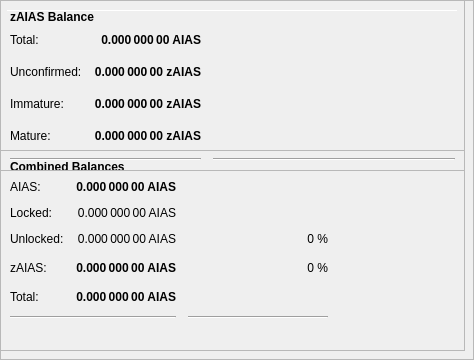
        <widget class="QFrame" name="frameObfuscation">
         <property name="minimumSize">
          <size>
           <width>0</width>
           <height>350</height>
          </size>
         </property>
         <property name="layoutDirection">
          <enum>Qt::LeftToRight</enum>
         </property>
         <property name="frameShape">
          <enum>QFrame::StyledPanel</enum>
         </property>
         <property name="frameShadow">
          <enum>QFrame::Raised</enum>
         </property>
         <widget class="QPushButton" name="runAutoDenom">
          <property name="geometry">
           <rect>
            <x>251</x>
            <y>17</y>
            <width>1</width>
            <height>1</height>
           </rect>
          </property>
          <property name="palette">
           <palette>
            <active>
             <colorrole role="WindowText">
              <brush brushstyle="SolidPattern">
               <color alpha="255">
                <red>0</red>
                <green>0</green>
                <blue>0</blue>
               </color>
              </brush>
             </colorrole>
             <colorrole role="Button">
              <brush brushstyle="SolidPattern">
               <color alpha="255">
                <red>239</red>
                <green>238</green>
                <blue>238</blue>
               </color>
              </brush>
             </colorrole>
             <colorrole role="Light">
              <brush brushstyle="SolidPattern">
               <color alpha="255">
                <red>255</red>
                <green>255</green>
                <blue>255</blue>
               </color>
              </brush>
             </colorrole>
             <colorrole role="Midlight">
              <brush brushstyle="SolidPattern">
               <color alpha="255">
                <red>247</red>
                <green>246</green>
                <blue>246</blue>
               </color>
              </brush>
             </colorrole>
             <colorrole role="Dark">
              <brush brushstyle="SolidPattern">
               <color alpha="255">
                <red>119</red>
                <green>119</green>
                <blue>119</blue>
               </color>
              </brush>
             </colorrole>
             <colorrole role="Mid">
              <brush brushstyle="SolidPattern">
               <color alpha="255">
                <red>159</red>
                <green>159</green>
                <blue>159</blue>
               </color>
              </brush>
             </colorrole>
             <colorrole role="Text">
              <brush brushstyle="SolidPattern">
               <color alpha="255">
                <red>0</red>
                <green>0</green>
                <blue>0</blue>
               </color>
              </brush>
             </colorrole>
             <colorrole role="BrightText">
              <brush brushstyle="SolidPattern">
               <color alpha="255">
                <red>255</red>
                <green>255</green>
                <blue>255</blue>
               </color>
              </brush>
             </colorrole>
             <colorrole role="ButtonText">
              <brush brushstyle="SolidPattern">
               <color alpha="255">
                <red>0</red>
                <green>0</green>
                <blue>0</blue>
               </color>
              </brush>
             </colorrole>
             <colorrole role="Base">
              <brush brushstyle="SolidPattern">
               <color alpha="255">
                <red>255</red>
                <green>255</green>
                <blue>255</blue>
               </color>
              </brush>
             </colorrole>
             <colorrole role="Window">
              <brush brushstyle="SolidPattern">
               <color alpha="255">
                <red>239</red>
                <green>238</green>
                <blue>238</blue>
               </color>
              </brush>
             </colorrole>
             <colorrole role="Shadow">
              <brush brushstyle="SolidPattern">
               <color alpha="255">
                <red>0</red>
                <green>0</green>
                <blue>0</blue>
               </color>
              </brush>
             </colorrole>
             <colorrole role="AlternateBase">
              <brush brushstyle="SolidPattern">
               <color alpha="255">
                <red>247</red>
                <green>246</green>
                <blue>246</blue>
               </color>
              </brush>
             </colorrole>
             <colorrole role="ToolTipBase">
              <brush brushstyle="SolidPattern">
               <color alpha="255">
                <red>255</red>
                <green>255</green>
                <blue>220</blue>
               </color>
              </brush>
             </colorrole>
             <colorrole role="ToolTipText">
              <brush brushstyle="SolidPattern">
               <color alpha="255">
                <red>0</red>
                <green>0</green>
                <blue>0</blue>
               </color>
              </brush>
             </colorrole>
            </active>
            <inactive>
             <colorrole role="WindowText">
              <brush brushstyle="SolidPattern">
               <color alpha="255">
                <red>0</red>
                <green>0</green>
                <blue>0</blue>
               </color>
              </brush>
             </colorrole>
             <colorrole role="Button">
              <brush brushstyle="SolidPattern">
               <color alpha="255">
                <red>239</red>
                <green>238</green>
                <blue>238</blue>
               </color>
              </brush>
             </colorrole>
             <colorrole role="Light">
              <brush brushstyle="SolidPattern">
               <color alpha="255">
                <red>255</red>
                <green>255</green>
                <blue>255</blue>
               </color>
              </brush>
             </colorrole>
             <colorrole role="Midlight">
              <brush brushstyle="SolidPattern">
               <color alpha="255">
                <red>247</red>
                <green>246</green>
                <blue>246</blue>
               </color>
              </brush>
             </colorrole>
             <colorrole role="Dark">
              <brush brushstyle="SolidPattern">
               <color alpha="255">
                <red>119</red>
                <green>119</green>
                <blue>119</blue>
               </color>
              </brush>
             </colorrole>
             <colorrole role="Mid">
              <brush brushstyle="SolidPattern">
               <color alpha="255">
                <red>159</red>
                <green>159</green>
                <blue>159</blue>
               </color>
              </brush>
             </colorrole>
             <colorrole role="Text">
              <brush brushstyle="SolidPattern">
               <color alpha="255">
                <red>0</red>
                <green>0</green>
                <blue>0</blue>
               </color>
              </brush>
             </colorrole>
             <colorrole role="BrightText">
              <brush brushstyle="SolidPattern">
               <color alpha="255">
                <red>255</red>
                <green>255</green>
                <blue>255</blue>
               </color>
              </brush>
             </colorrole>
             <colorrole role="ButtonText">
              <brush brushstyle="SolidPattern">
               <color alpha="255">
                <red>0</red>
                <green>0</green>
                <blue>0</blue>
               </color>
              </brush>
             </colorrole>
             <colorrole role="Base">
              <brush brushstyle="SolidPattern">
               <color alpha="255">
                <red>255</red>
                <green>255</green>
                <blue>255</blue>
               </color>
              </brush>
             </colorrole>
             <colorrole role="Window">
              <brush brushstyle="SolidPattern">
               <color alpha="255">
                <red>239</red>
                <green>238</green>
                <blue>238</blue>
               </color>
              </brush>
             </colorrole>
             <colorrole role="Shadow">
              <brush brushstyle="SolidPattern">
               <color alpha="255">
                <red>0</red>
                <green>0</green>
                <blue>0</blue>
               </color>
              </brush>
             </colorrole>
             <colorrole role="AlternateBase">
              <brush brushstyle="SolidPattern">
               <color alpha="255">
                <red>247</red>
                <green>246</green>
                <blue>246</blue>
               </color>
              </brush>
             </colorrole>
             <colorrole role="ToolTipBase">
              <brush brushstyle="SolidPattern">
               <color alpha="255">
                <red>255</red>
                <green>255</green>
                <blue>220</blue>
               </color>
              </brush>
             </colorrole>
             <colorrole role="ToolTipText">
              <brush brushstyle="SolidPattern">
               <color alpha="255">
                <red>0</red>
                <green>0</green>
                <blue>0</blue>
               </color>
              </brush>
             </colorrole>
            </inactive>
            <disabled>
             <colorrole role="WindowText">
              <brush brushstyle="SolidPattern">
               <color alpha="255">
                <red>119</red>
                <green>119</green>
                <blue>119</blue>
               </color>
              </brush>
             </colorrole>
             <colorrole role="Button">
              <brush brushstyle="SolidPattern">
               <color alpha="255">
                <red>239</red>
                <green>238</green>
                <blue>238</blue>
               </color>
              </brush>
             </colorrole>
             <colorrole role="Light">
              <brush brushstyle="SolidPattern">
               <color alpha="255">
                <red>255</red>
                <green>255</green>
                <blue>255</blue>
               </color>
              </brush>
             </colorrole>
             <colorrole role="Midlight">
              <brush brushstyle="SolidPattern">
               <color alpha="255">
                <red>247</red>
                <green>246</green>
                <blue>246</blue>
               </color>
              </brush>
             </colorrole>
             <colorrole role="Dark">
              <brush brushstyle="SolidPattern">
               <color alpha="255">
                <red>119</red>
                <green>119</green>
                <blue>119</blue>
               </color>
              </brush>
             </colorrole>
             <colorrole role="Mid">
              <brush brushstyle="SolidPattern">
               <color alpha="255">
                <red>159</red>
                <green>159</green>
                <blue>159</blue>
               </color>
              </brush>
             </colorrole>
             <colorrole role="Text">
              <brush brushstyle="SolidPattern">
               <color alpha="255">
                <red>119</red>
                <green>119</green>
                <blue>119</blue>
               </color>
              </brush>
             </colorrole>
             <colorrole role="BrightText">
              <brush brushstyle="SolidPattern">
               <color alpha="255">
                <red>255</red>
                <green>255</green>
                <blue>255</blue>
               </color>
              </brush>
             </colorrole>
             <colorrole role="ButtonText">
              <brush brushstyle="SolidPattern">
               <color alpha="255">
                <red>119</red>
                <green>119</green>
                <blue>119</blue>
               </color>
              </brush>
             </colorrole>
             <colorrole role="Base">
              <brush brushstyle="SolidPattern">
               <color alpha="255">
                <red>239</red>
                <green>238</green>
                <blue>238</blue>
               </color>
              </brush>
             </colorrole>
             <colorrole role="Window">
              <brush brushstyle="SolidPattern">
               <color alpha="255">
                <red>239</red>
                <green>238</green>
                <blue>238</blue>
               </color>
              </brush>
             </colorrole>
             <colorrole role="Shadow">
              <brush brushstyle="SolidPattern">
               <color alpha="255">
                <red>0</red>
                <green>0</green>
                <blue>0</blue>
               </color>
              </brush>
             </colorrole>
             <colorrole role="AlternateBase">
              <brush brushstyle="SolidPattern">
               <color alpha="255">
                <red>239</red>
                <green>238</green>
                <blue>238</blue>
               </color>
              </brush>
             </colorrole>
             <colorrole role="ToolTipBase">
              <brush brushstyle="SolidPattern">
               <color alpha="255">
                <red>255</red>
                <green>255</green>
                <blue>220</blue>
               </color>
              </brush>
             </colorrole>
             <colorrole role="ToolTipText">
              <brush brushstyle="SolidPattern">
               <color alpha="255">
                <red>0</red>
                <green>0</green>
                <blue>0</blue>
               </color>
              </brush>
             </colorrole>
            </disabled>
           </palette>
          </property>
          <property name="focusPolicy">
           <enum>Qt::NoFocus</enum>
          </property>
          <property name="autoFillBackground">
           <bool>true</bool>
          </property>
          <property name="text">
           <string/>
          </property>
          <property name="flat">
           <bool>true</bool>
          </property>
         </widget>
         <widget class="Line" name="line">
          <property name="geometry">
           <rect>
            <x>7</x>
            <y>10</y>
            <width>451</width>
            <height>1</height>
           </rect>
          </property>
          <property name="orientation">
           <enum>Qt::Horizontal</enum>
          </property>
         </widget>
         <widget class="QFrame" name="frame_3">
          <property name="geometry">
           <rect>
            <x>0</x>
            <y>150</y>
            <width>465</width>
            <height>201</height>
           </rect>
          </property>
          <property name="frameShape">
           <enum>QFrame::StyledPanel</enum>
          </property>
          <property name="frameShadow">
           <enum>QFrame::Raised</enum>
          </property>
          <layout class="QVBoxLayout" name="verticalLayout_5">
           <item>
            <layout class="QHBoxLayout" name="horizontalLayout_5" stretch="0">
             <item>
              <widget class="QLabel" name="label_5z">
               <property name="maximumSize">
                <size>
                 <width>16777215</width>
                 <height>20</height>
                </size>
               </property>
               <property name="font">
                <font>
                 <weight>75</weight>
                 <bold>true</bold>
                </font>
               </property>
               <property name="toolTip">
                <string>Combined Balances (including unconfirmed and immature coins)</string>
               </property>
               <property name="text">
                <string>&lt;html&gt;&lt;head/&gt;&lt;body&gt;&lt;p&gt;Combined Balances&lt;/p&gt;&lt;/body&gt;&lt;/html&gt;</string>
               </property>
              </widget>
             </item>
            </layout>
           </item>
           <item>
            <layout class="QGridLayout" name="gridLayout_3">
             <property name="spacing">
              <number>12</number>
             </property>
             <item row="7" column="0" colspan="2">
              <widget class="Line" name="lineSpendableBalance_3">
               <property name="orientation">
                <enum>Qt::Horizontal</enum>
               </property>
              </widget>
             </item>
             <item row="7" column="2">
              <widget class="Line" name="lineWatchBalance_3">
               <property name="sizePolicy">
                <sizepolicy hsizetype="Preferred" vsizetype="Fixed">
                 <horstretch>0</horstretch>
                 <verstretch>0</verstretch>
                </sizepolicy>
               </property>
               <property name="minimumSize">
                <size>
                 <width>140</width>
                 <height>0</height>
                </size>
               </property>
               <property name="orientation">
                <enum>Qt::Horizontal</enum>
               </property>
              </widget>
             </item>
             <item row="4" column="1">
              <widget class="QLabel" name="labelzBalancez">
               <property name="font">
                <font>
                 <weight>75</weight>
                 <bold>true</bold>
                </font>
               </property>
               <property name="cursor">
                <cursorShape>IBeamCursor</cursorShape>
               </property>
               <property name="toolTip">
                <string>Total of transactions that have yet to be confirmed, and do not yet count toward the spendable balance</string>
               </property>
               <property name="text">
                <string notr="true">0.000 000 00 AIAS</string>
               </property>
               <property name="alignment">
                <set>Qt::AlignRight|Qt::AlignTrailing|Qt::AlignVCenter</set>
               </property>
               <property name="textInteractionFlags">
                <set>Qt::LinksAccessibleByMouse|Qt::TextSelectableByKeyboard|Qt::TextSelectableByMouse</set>
               </property>
              </widget>
             </item>
             <item row="6" column="1">
              <widget class="QLabel" name="labelTotalz">
               <property name="font">
                <font>
                 <weight>75</weight>
                 <bold>true</bold>
                </font>
               </property>
               <property name="cursor">
                <cursorShape>IBeamCursor</cursorShape>
               </property>
               <property name="toolTip">
                <string>Total Balance, including unconfirmed and immature coins.</string>
               </property>
               <property name="text">
                <string notr="true">0.000 000 00 AIAS</string>
               </property>
               <property name="alignment">
                <set>Qt::AlignRight|Qt::AlignTrailing|Qt::AlignVCenter</set>
               </property>
               <property name="textInteractionFlags">
                <set>Qt::LinksAccessibleByMouse|Qt::TextSelectableByKeyboard|Qt::TextSelectableByMouse</set>
               </property>
              </widget>
             </item>
             <item row="4" column="3">
              <spacer name="horizontalSpacer_6">
               <property name="orientation">
                <enum>Qt::Horizontal</enum>
               </property>
               <property name="sizeHint" stdset="0">
                <size>
                 <width>40</width>
                 <height>20</height>
                </size>
               </property>
              </spacer>
             </item>
             <item row="6" column="0">
              <widget class="QLabel" name="labelTotalTextz">
               <property name="text">
                <string>Total:</string>
               </property>
              </widget>
             </item>
             <item row="1" column="0">
              <widget class="QLabel" name="labelBalanceTextz">
               <property name="text">
                <string>AIAS:</string>
               </property>
              </widget>
             </item>
             <item row="1" column="1">
              <widget class="QLabel" name="labelBalancez">
               <property name="font">
                <font>
                 <weight>75</weight>
                 <bold>true</bold>
                </font>
               </property>
               <property name="cursor">
                <cursorShape>IBeamCursor</cursorShape>
               </property>
               <property name="toolTip">
                <string>Your current spendable balance</string>
               </property>
               <property name="text">
                <string notr="true">0.000 000 00 AIAS</string>
               </property>
               <property name="alignment">
                <set>Qt::AlignRight|Qt::AlignTrailing|Qt::AlignVCenter</set>
               </property>
               <property name="textInteractionFlags">
                <set>Qt::LinksAccessibleByMouse|Qt::TextSelectableByKeyboard|Qt::TextSelectableByMouse</set>
               </property>
              </widget>
             </item>
             <item row="4" column="0">
              <widget class="QLabel" name="labelzBalanceTextz">
               <property name="toolTip">
                <string/>
               </property>
               <property name="text">
                <string>zAIAS:</string>
               </property>
              </widget>
             </item>
             <item row="4" column="2">
              <widget class="QLabel" name="labelzAIASPercent">
               <property name="toolTip">
                <string>Current percentage of zAIAS.
If AutoMint is enabled this percentage will settle around the configured AutoMint percentage (default = 10%)</string>
               </property>
               <property name="text">
                <string>0 %</string>
               </property>
               <property name="alignment">
                <set>Qt::AlignRight|Qt::AlignTrailing|Qt::AlignVCenter</set>
               </property>
              </widget>
             </item>
             <item row="6" column="2">
              <widget class="QLabel" name="label100Percent">
               <property name="text">
                <string/>
               </property>
               <property name="alignment">
                <set>Qt::AlignRight|Qt::AlignTrailing|Qt::AlignVCenter</set>
               </property>
              </widget>
             </item>
             <item row="2" column="1">
              <widget class="QLabel" name="labelLockedBalance">
               <property name="toolTip">
                <string>Locked AIAS or Masternode collaterals. These are excluded from AIAS minting.</string>
               </property>
               <property name="text">
                <string>0.000 000 00 AIAS</string>
               </property>
               <property name="alignment">
                <set>Qt::AlignRight|Qt::AlignTrailing|Qt::AlignVCenter</set>
               </property>
              </widget>
             </item>
             <item row="2" column="0">
              <widget class="QLabel" name="labelLockedBalanceText">
               <property name="toolTip">
                <string>Locked AIAS or Masternode collaterals. These are excluded from AIAS minting.</string>
               </property>
               <property name="text">
                <string>Locked:</string>
               </property>
              </widget>
             </item>
             <item row="3" column="0">
              <widget class="QLabel" name="labelUnLockedBalanceText">
               <property name="toolTip">
                <string>Unlocked AIASs. These can be used for AIAS minting.</string>
               </property>
               <property name="text">
                <string>Unlocked:</string>
               </property>
              </widget>
             </item>
             <item row="3" column="1">
              <widget class="QLabel" name="labelUnLockedBalance">
               <property name="toolTip">
                <string>Unlocked AIASs. These can be used for AIAS minting.</string>
               </property>
               <property name="text">
                <string>0.000 000 00 AIAS</string>
               </property>
               <property name="alignment">
                <set>Qt::AlignRight|Qt::AlignTrailing|Qt::AlignVCenter</set>
               </property>
              </widget>
             </item>
             <item row="3" column="2">
              <widget class="QLabel" name="labelAIASPercent">
               <property name="text">
                <string>0 %</string>
               </property>
               <property name="alignment">
                <set>Qt::AlignRight|Qt::AlignTrailing|Qt::AlignVCenter</set>
               </property>
              </widget>
             </item>
            </layout>
           </item>
           <item>
            <spacer name="verticalSpacer">
             <property name="orientation">
              <enum>Qt::Vertical</enum>
             </property>
             <property name="sizeHint" stdset="0">
              <size>
               <width>20</width>
               <height>40</height>
              </size>
             </property>
            </spacer>
           </item>
          </layout>
         </widget>
         <widget class="QFrame" name="frame_4">
          <property name="geometry">
           <rect>
            <x>0</x>
            <y>0</y>
            <width>465</width>
            <height>171</height>
           </rect>
          </property>
          <property name="frameShape">
           <enum>QFrame::StyledPanel</enum>
          </property>
          <property name="frameShadow">
           <enum>QFrame::Raised</enum>
          </property>
          <layout class="QVBoxLayout" name="verticalLayout_7">
           <item>
            <layout class="QHBoxLayout" name="horizontalLayout_8" stretch="0">
             <item>
              <widget class="QLabel" name="label_5z_3">
               <property name="maximumSize">
                <size>
                 <width>16777215</width>
                 <height>20</height>
                </size>
               </property>
               <property name="font">
                <font>
                 <weight>75</weight>
                 <bold>true</bold>
                </font>
               </property>
               <property name="text">
                <string>zAIAS Balance</string>
               </property>
              </widget>
             </item>
            </layout>
           </item>
           <item>
            <layout class="QGridLayout" name="gridLayout_5">
             <property name="spacing">
              <number>12</number>
             </property>
             <item row="4" column="0">
              <widget class="QLabel" name="labelzBalanceMatureText">
               <property name="toolTip">
                <string>Mature: more than 20 confirmation and more than 1 mints of the same denomination after it was minted.
These zAIAS are spendable.</string>
               </property>
               <property name="text">
                <string>Mature:</string>
               </property>
              </widget>
             </item>
             <item row="5" column="0" colspan="2">
              <widget class="Line" name="lineSpendableBalance_5">
               <property name="orientation">
                <enum>Qt::Horizontal</enum>
               </property>
              </widget>
             </item>
             <item row="1" column="1">
              <widget class="QLabel" name="labelzBalance">
               <property name="font">
                <font>
                 <weight>75</weight>
                 <bold>true</bold>
                </font>
               </property>
               <property name="cursor">
                <cursorShape>IBeamCursor</cursorShape>
               </property>
               <property name="toolTip">
                <string>All available AIAS, unconfirmed and immature zAIAS included.</string>
               </property>
               <property name="text">
                <string notr="true">0.000 000 00 AIAS</string>
               </property>
               <property name="alignment">
                <set>Qt::AlignRight|Qt::AlignTrailing|Qt::AlignVCenter</set>
               </property>
               <property name="textInteractionFlags">
                <set>Qt::LinksAccessibleByMouse|Qt::TextSelectableByKeyboard|Qt::TextSelectableByMouse</set>
               </property>
              </widget>
             </item>
             <item row="5" column="2">
              <widget class="Line" name="lineWatchBalance_5">
               <property name="sizePolicy">
                <sizepolicy hsizetype="Preferred" vsizetype="Fixed">
                 <horstretch>0</horstretch>
                 <verstretch>0</verstretch>
                </sizepolicy>
               </property>
               <property name="minimumSize">
                <size>
                 <width>140</width>
                 <height>0</height>
                </size>
               </property>
               <property name="orientation">
                <enum>Qt::Horizontal</enum>
               </property>
              </widget>
             </item>
             <item row="1" column="0">
              <widget class="QLabel" name="labelzBalanceText">
               <property name="toolTip">
                <string>All available AIAS, unconfirmed and immature AIAS included.</string>
               </property>
               <property name="text">
                <string>Total:</string>
               </property>
              </widget>
             </item>
             <item row="1" column="2">
              <spacer name="horizontalSpacer_8">
               <property name="orientation">
                <enum>Qt::Horizontal</enum>
               </property>
               <property name="sizeHint" stdset="0">
                <size>
                 <width>40</width>
                 <height>20</height>
                </size>
               </property>
              </spacer>
             </item>
             <item row="4" column="2">
              <spacer name="horizontalSpacer_4">
               <property name="orientation">
                <enum>Qt::Horizontal</enum>
               </property>
               <property name="sizeHint" stdset="0">
                <size>
                 <width>40</width>
                 <height>20</height>
                </size>
               </property>
              </spacer>
             </item>
             <item row="4" column="1">
              <widget class="QLabel" name="labelzBalanceMature">
               <property name="font">
                <font>
                 <weight>75</weight>
                 <bold>true</bold>
                </font>
               </property>
               <property name="toolTip">
                <string>Mature: more than 20 confirmation and more than 1 mints of the same denomination after it was minted.
These zAIAS are spendable.</string>
               </property>
               <property name="text">
                <string>0.000 000 00 zAIAS</string>
               </property>
               <property name="alignment">
                <set>Qt::AlignRight|Qt::AlignTrailing|Qt::AlignVCenter</set>
               </property>
              </widget>
             </item>
             <item row="2" column="0">
              <widget class="QLabel" name="labelzBalanceUnconfirmedText">
               <property name="toolTip">
                <string>Unconfirmed: less than 20 confirmations
Immature: confirmed, but less than 1 mints of the same denomination after it was minted</string>
               </property>
               <property name="text">
                <string>Unconfirmed:</string>
               </property>
              </widget>
             </item>
             <item row="2" column="1">
              <widget class="QLabel" name="labelzBalanceUnconfirmed">
               <property name="font">
                <font>
                 <weight>75</weight>
                 <bold>true</bold>
                </font>
               </property>
               <property name="toolTip">
                <string>Unconfirmed: less than 20 confirmations
Immature: confirmed, but less than 1 mints of the same denomination after it was minted</string>
               </property>
               <property name="text">
                <string>0.000 000 00 zAIAS</string>
               </property>
               <property name="alignment">
                <set>Qt::AlignRight|Qt::AlignTrailing|Qt::AlignVCenter</set>
               </property>
              </widget>
             </item>
             <item row="2" column="2">
              <spacer name="horizontalSpacer_5">
               <property name="orientation">
                <enum>Qt::Horizontal</enum>
               </property>
               <property name="sizeHint" stdset="0">
                <size>
                 <width>40</width>
                 <height>20</height>
                </size>
               </property>
              </spacer>
             </item>
             <item row="3" column="0">
              <widget class="QLabel" name="labelzBalanceImmatureText">
               <property name="toolTip">
                <string>Unconfirmed: less than 20 confirmations
Immature: confirmed, but less than 1 mints of the same denomination after it was minted</string>
               </property>
               <property name="text">
                <string>Immature:</string>
               </property>
              </widget>
             </item>
             <item row="3" column="1">
              <widget class="QLabel" name="labelzBalanceImmature">
               <property name="font">
                <font>
                 <weight>75</weight>
                 <bold>true</bold>
                </font>
               </property>
               <property name="toolTip">
                <string>Unconfirmed: less than 20 confirmations
Immature: confirmed, but less than 1 mints of the same denomination after it was minted</string>
               </property>
               <property name="text">
                <string>0.000 000 00 zAIAS</string>
               </property>
               <property name="alignment">
                <set>Qt::AlignRight|Qt::AlignTrailing|Qt::AlignVCenter</set>
               </property>
              </widget>
             </item>
             <item row="3" column="2">
              <spacer name="horizontalSpacer_7">
               <property name="orientation">
                <enum>Qt::Horizontal</enum>
               </property>
               <property name="sizeHint" stdset="0">
                <size>
                 <width>40</width>
                 <height>20</height>
                </size>
               </property>
              </spacer>
             </item>
            </layout>
           </item>
          </layout>
         </widget>
        </widget>
